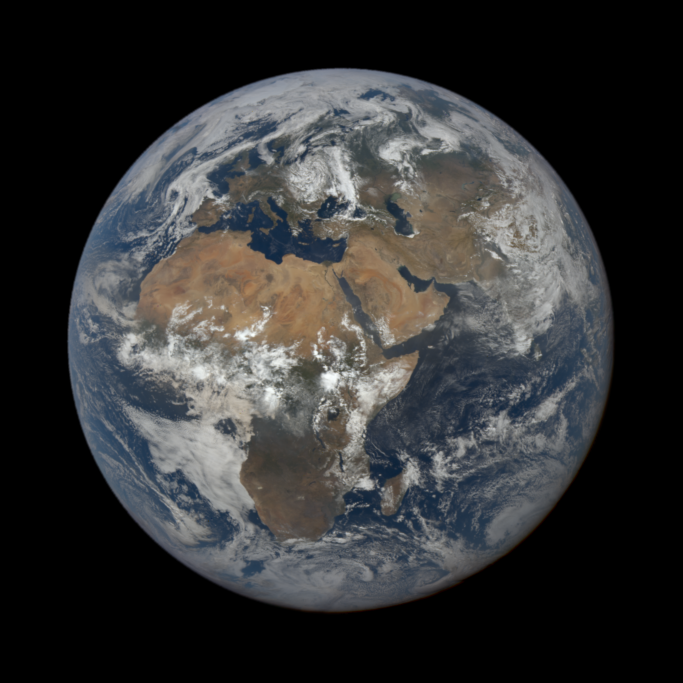
#> input picture download/10_epic_1b_20260710101617.png, 2048 x 2048 px, given as the content of the folder download/2026-07-09, which was not available (shown at 1/3 size)
$ python epic_skaner.py
#> lines starting #> are read from the running program, lines starting #| are printed output that depends on the picture; after the words box and inside, x2 and y2 are one past the last pixel; in counts of white or black regions, pixels touching at a corner belong together; pictures that were not available may be replaced by others from this repository, and a replacement may not be noted
import os
import sys
import glob
import numpy as np
import cv2

def rozciagnij_na_prostokat(sciezka_wejsciowa, folder_gotowe):
#> called with sciezka_wejsciowa = '_only/10_epic_1b_20260710101617.png', folder_gotowe = 'output\\2026-07-09'
    nazwa_pliku = os.path.basename(sciezka_wejsciowa)
    sciezka_wyjsciowa = os.path.join(folder_gotowe, f"mapa_{nazwa_pliku}")

    img = cv2.imread(sciezka_wejsciowa)
#> img is the input picture: shape (2048, 2048, 3); mean B, G, R 52.4, 52, 51.4
    if img is None:
        return

    gray = cv2.cvtColor(img, cv2.COLOR_BGR2GRAY)
    _, thresh = cv2.threshold(gray, 5, 255, cv2.THRESH_BINARY)
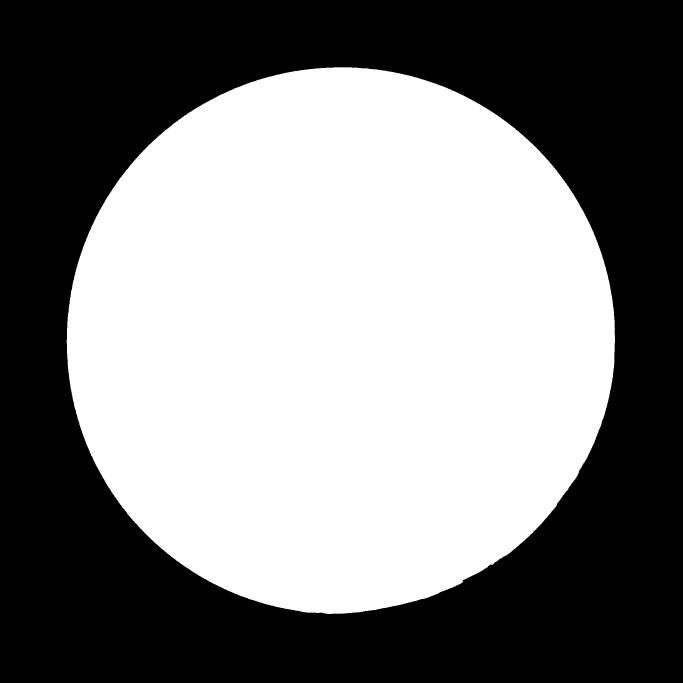
#> thresh: shape (2048, 2048) (shown at 1/3 size); 50.4% white; 2 black regions (1 under 20 px)
    contours, _ = cv2.findContours(thresh, cv2.RETR_EXTERNAL, cv2.CHAIN_APPROX_SIMPLE)
#> contours = 2 contours, 1 with area under 20; largest, box (x1, y1, x2, y2) and area: (200, 202, 1845, 1842) 2113255

    if not contours: return

    c = max(contours, key=cv2.contourArea)
#> c = contour of 2387 points, box (x1, y1, x2, y2) (200, 202, 1845, 1842), area 2113255
    ((cx, cy), promien_ziemi) = cv2.minEnclosingCircle(c)
#> cx = 1023.1; cy = 1023; promien_ziemi = 824.4
    promien_ziemi = promien_ziemi * 0.99
#> promien_ziemi = 816.2

    out_w, out_h = 4000, 2000
    U, V = np.meshgrid(np.linspace(0, 1, out_w), np.linspace(0, 1, out_h))

    lon = (U - 0.5) * 2 * np.pi
    lat = (0.5 - V) * np.pi

    X = np.cos(lat) * np.sin(lon)
    Y = np.sin(lat)
    Z = np.cos(lat) * np.cos(lon)

    img_x = (X * promien_ziemi) + cx
    img_y = (-Y * promien_ziemi) + cy
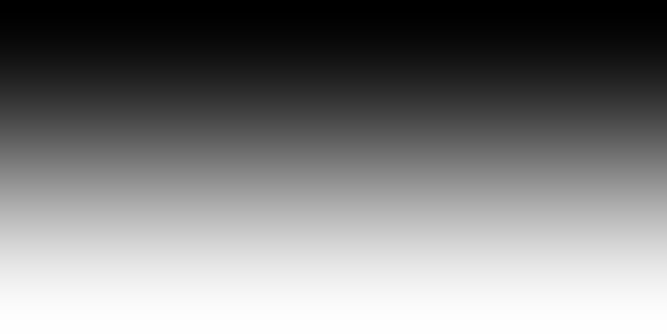
#> img_y: shape (2000, 4000) float64 (shown at 1/6 size); min 206.9, max 1839.2, mean 1023; drawn with min black and max white

    img_x[Z < 0] = -1
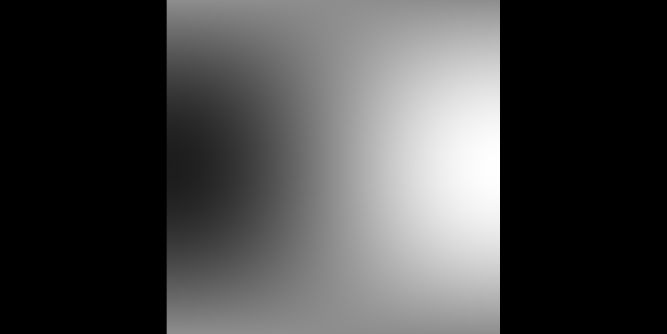
#> img_x: shape (2000, 4000) float64 (shown at 1/6 size); min -1, max 1839.3, mean 511.1; drawn with min black and max white
    img_y[Z < 0] = -1
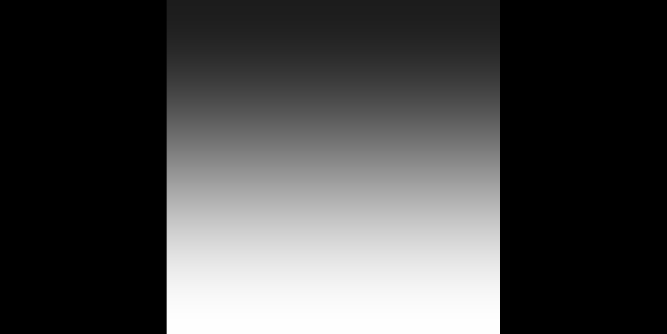
#> img_y: shape (2000, 4000) float64 (shown at 1/6 size); min -1, max 1839.2, mean 511; drawn with min black and max white

    unwrapped = cv2.remap(img, img_x.astype(np.float32), img_y.astype(np.float32),
                          cv2.INTER_CUBIC, borderMode=cv2.BORDER_CONSTANT, borderValue=(0,0,0))

    margines = int(out_h * 0.08)
    unwrapped_cropped = unwrapped[margines : out_h - margines, :]
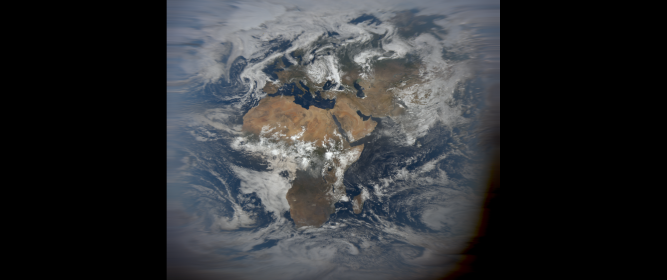
#> unwrapped_cropped: shape (1680, 4000, 3) (shown at 1/6 size); mean B, G, R 51.5, 49.2, 47.6
    unwrapped_clean = cv2.resize(unwrapped_cropped, (out_w, out_h), interpolation=cv2.INTER_CUBIC)
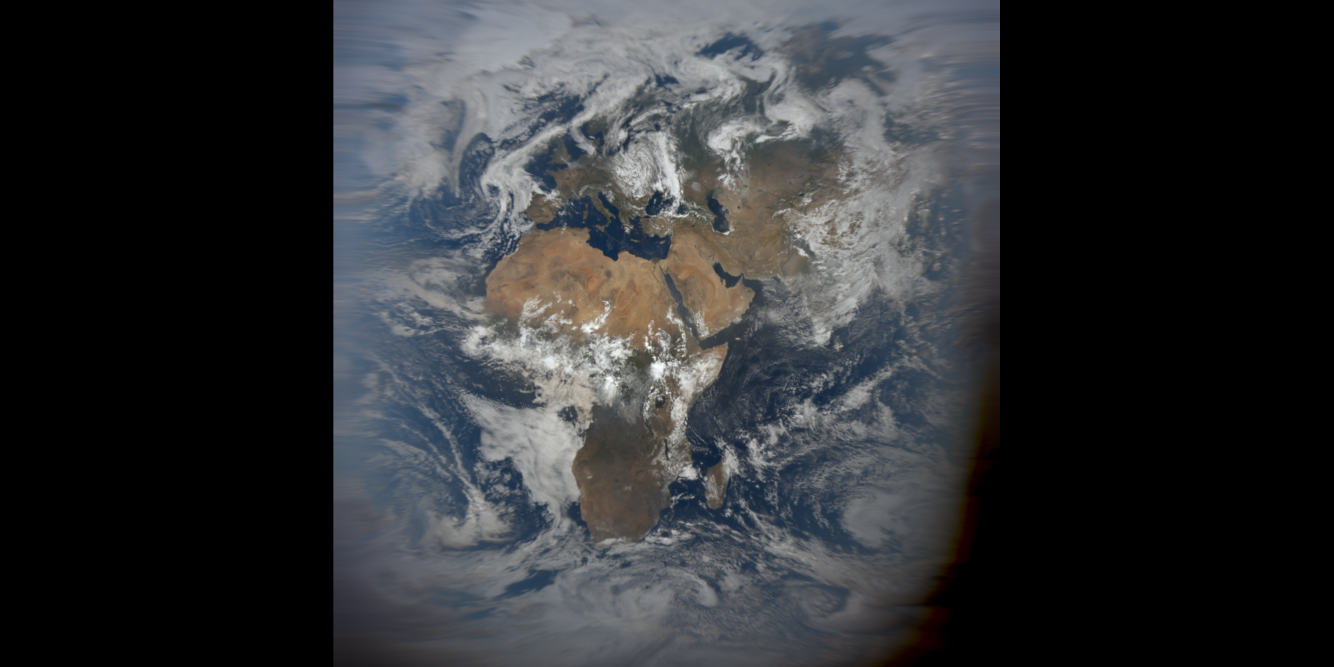
#> unwrapped_clean: shape (2000, 4000, 3) (shown at 1/3 size); mean B, G, R 51.5, 49.2, 47.6

    cv2.imwrite(sciezka_wyjsciowa, unwrapped_clean)
    print(f"  -> Zapisano: {sciezka_wyjsciowa} (Promień: {int(promien_ziemi)}px)")
#|   -> Zapisano: output\2026-07-09/mapa_10_epic_1b_20260710101617.png (Promień: 816px)

if __name__ == "__main__":
    wybrana_data = sys.argv[1] if len(sys.argv) > 1 else "2026-07-09"
    print(f"--- ETAP 2: Transformacja zdjęć dla daty {wybrana_data} ---")

    folder_wejsciowe = f"download\\{wybrana_data}"
    folder_gotowe = f"output\\{wybrana_data}"

    os.makedirs(folder_gotowe, exist_ok=True)
    pliki_png = glob.glob(os.path.join(folder_wejsciowe, "*.png"))

    if not pliki_png:
        print(f"Brak plików w folderze {folder_wejsciowe}.")
    else:
        for plik in pliki_png:
            rozciagnij_na_prostokat(plik, folder_gotowe)
        print("\n")

$ run again, on download/14_epic_1b_20260710143806.png
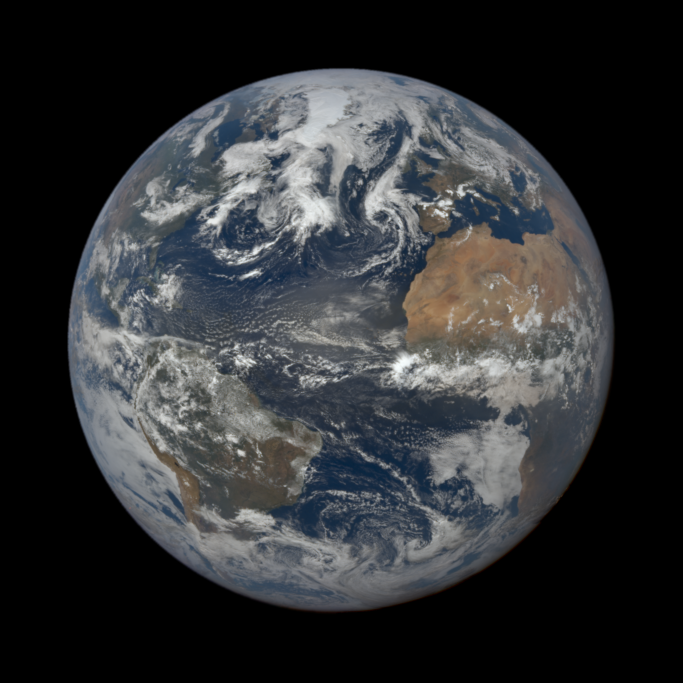
#> input picture download/14_epic_1b_20260710143806.png, 2048 x 2048 px, given as the content of the folder download/download/14_epic_1b_20260710143806.png, which was not available (shown at 1/3 size)
#> in rozciagnij_na_prostokat, img is the input picture: shape (2048, 2048, 3); mean B, G, R 53, 51, 49.2
#> thresh: shape (2048, 2048); 50.4% white; 5 black regions (4 under 20 px)
#> contours = 2 contours, 1 with area under 20; largest, box (x1, y1, x2, y2) and area: (201, 203, 1846, 1841) 2111104
#> c = contour of 2416 points, box (x1, y1, x2, y2) (201, 203, 1846, 1841), area 2111104
#> in rozciagnij_na_prostokat, `((cx, cy), promien_ziemi) = cv2.minEnclosingCircle(c)`: cx = 1023.1; cy = 1022.2; promien_ziemi = 824.3
#> in rozciagnij_na_prostokat, `promien_ziemi = promien_ziemi * 0.99`: promien_ziemi = 816.1
#> in rozciagnij_na_prostokat, `unwrapped_cropped = unwrapped[margines : out_h - margines, :]`:
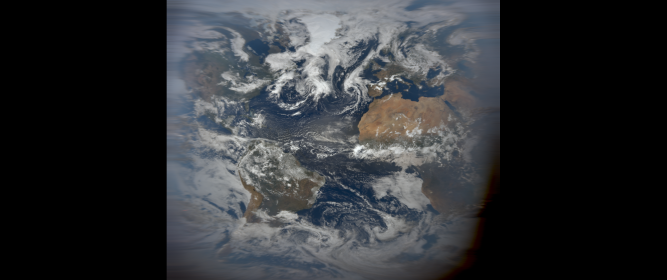
#> unwrapped_cropped: shape (1680, 4000, 3) (shown at 1/6 size); mean B, G, R 52, 49.2, 47.2
#> in rozciagnij_na_prostokat, `unwrapped_clean = cv2.resize(unwrapped_cropped, (out_w, out_h), interp..`:
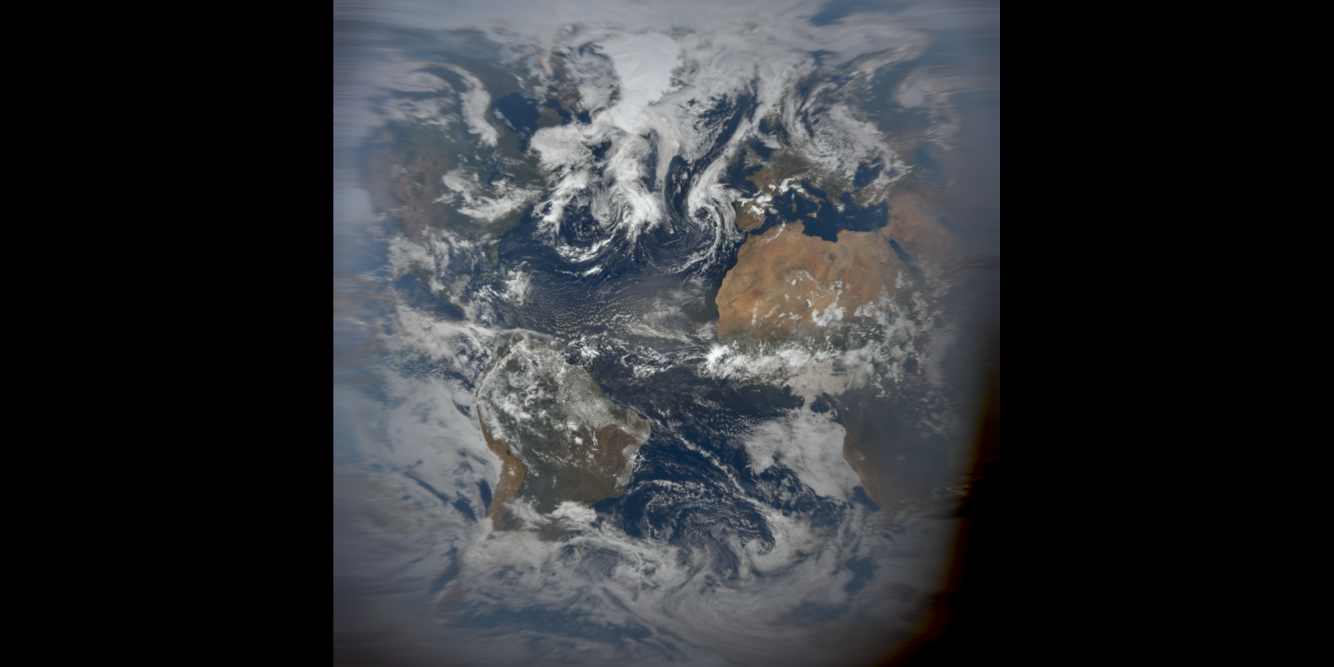
#> unwrapped_clean: shape (2000, 4000, 3) (shown at 1/3 size); mean B, G, R 52, 49.2, 47.2
#|   -> Zapisano: output\download/14_epic_1b_20260710143806.png/mapa_14_epic_1b_20260710143806.png (Promień: 816px)

$ run again, on download/16_epic_1b_20260710164900.png
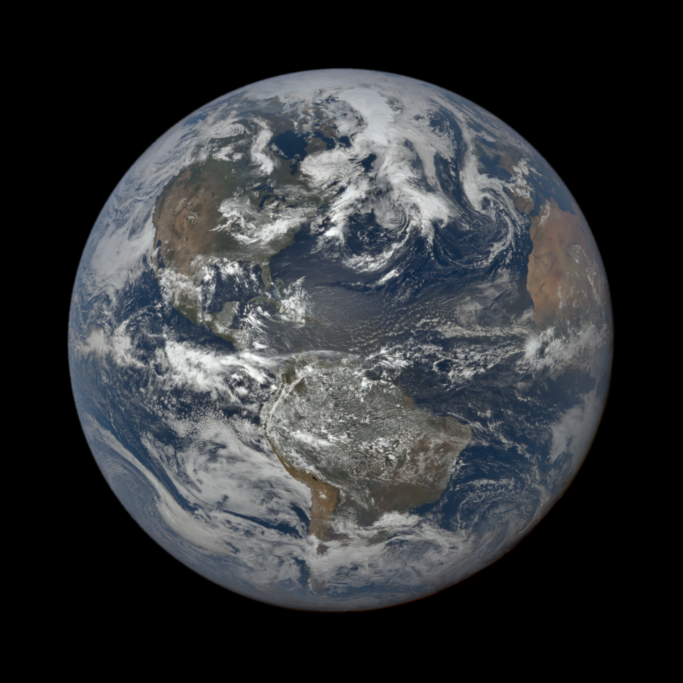
#> input picture download/16_epic_1b_20260710164900.png, 2048 x 2048 px, given as the content of the folder download/download/16_epic_1b_20260710164900.png, which was not available (shown at 1/3 size)
#> in rozciagnij_na_prostokat, img is the input picture: shape (2048, 2048, 3); mean B, G, R 54.2, 51.7, 49.3
#> in rozciagnij_na_prostokat, `_, thresh = cv2.threshold(gray, 5, 255, cv2.THRESH_BINARY)`:
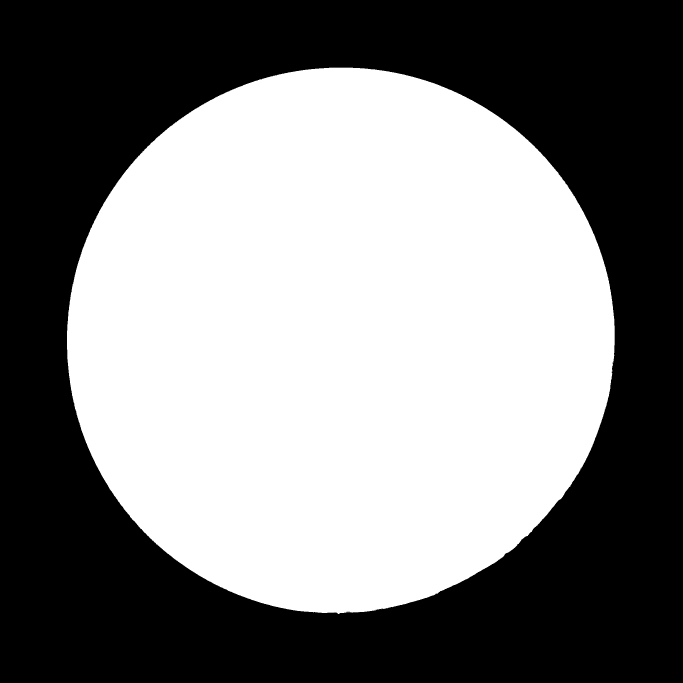
#> thresh: shape (2048, 2048) (shown at 1/3 size); 50.3% white; 2 black regions (1 under 20 px)
#> contours = 2 contours, 1 with area under 20; largest, box (x1, y1, x2, y2) and area: (201, 203, 1844, 1842) 2108786
#> c = contour of 2446 points, box (x1, y1, x2, y2) (201, 203, 1844, 1842), area 2108786
#> in rozciagnij_na_prostokat, `((cx, cy), promien_ziemi) = cv2.minEnclosingCircle(c)`: cx = 1022.1; cy = 1021.5; promien_ziemi = 824
#> in rozciagnij_na_prostokat, `promien_ziemi = promien_ziemi * 0.99`: promien_ziemi = 815.7
#> in rozciagnij_na_prostokat, `unwrapped_clean = cv2.resize(unwrapped_cropped, (out_w, out_h), interp..`:
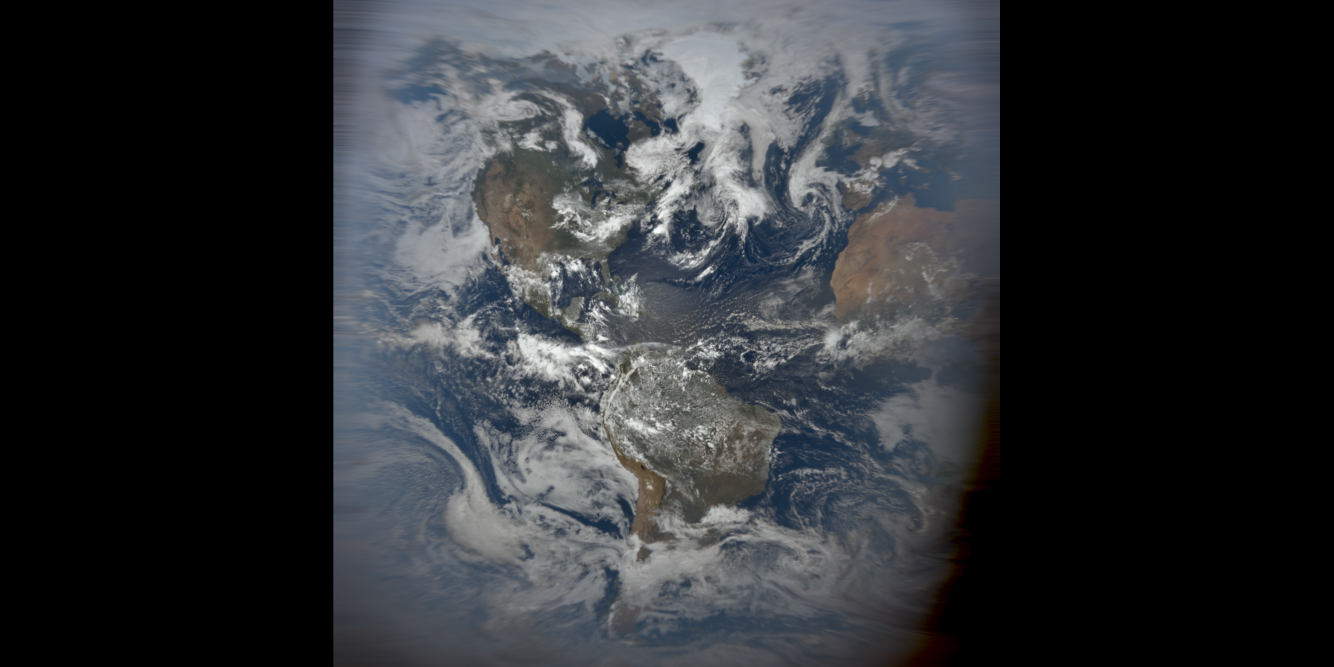
#> unwrapped_clean: shape (2000, 4000, 3) (shown at 1/3 size); mean B, G, R 52.6, 49.4, 47
#|   -> Zapisano: output\download/16_epic_1b_20260710164900.png/mapa_16_epic_1b_20260710164900.png (Promień: 815px)
